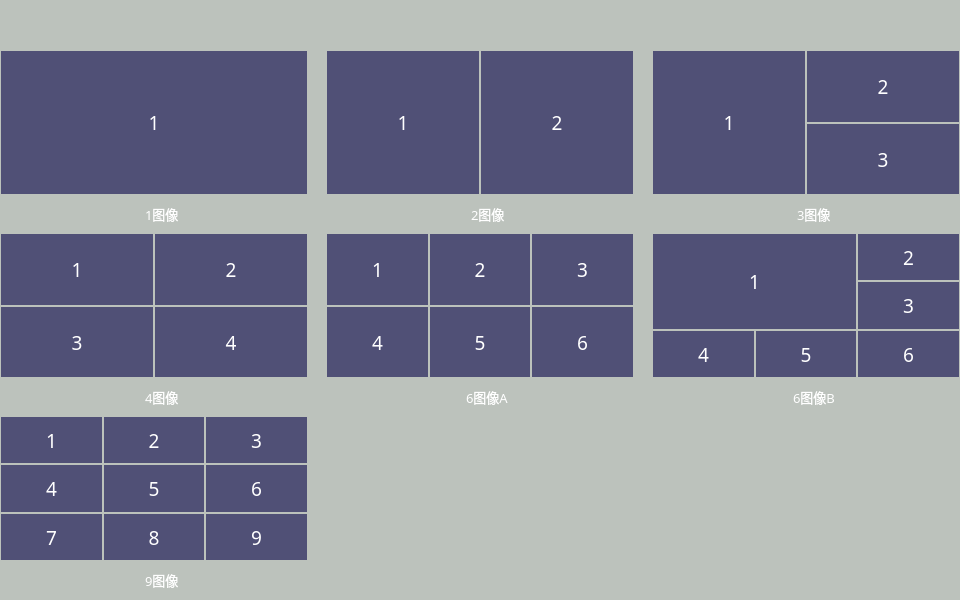
<?xml version="1.0" encoding="UTF-8"?>
<ui version="4.0">
 <class>FramImageLayoutClass</class>
 <widget class="QDialog" name="FramImageLayoutClass">
  <property name="geometry">
   <rect>
    <x>0</x>
    <y>0</y>
    <width>960</width>
    <height>600</height>
   </rect>
  </property>
  <property name="sizePolicy">
   <sizepolicy hsizetype="Fixed" vsizetype="Fixed">
    <horstretch>0</horstretch>
    <verstretch>0</verstretch>
   </sizepolicy>
  </property>
  <property name="minimumSize">
   <size>
    <width>960</width>
    <height>600</height>
   </size>
  </property>
  <property name="maximumSize">
   <size>
    <width>960</width>
    <height>600</height>
   </size>
  </property>
  <property name="windowTitle">
   <string>图像布局</string>
  </property>
  <property name="styleSheet">
   <string notr="true">background-color: #bcc2bc;</string>
  </property>
  <layout class="QVBoxLayout" name="verticalLayout">
   <property name="leftMargin">
    <number>1</number>
   </property>
   <property name="topMargin">
    <number>1</number>
   </property>
   <property name="rightMargin">
    <number>1</number>
   </property>
   <property name="bottomMargin">
    <number>7</number>
   </property>
   <item>
    <spacer name="verticalSpacer">
     <property name="orientation">
      <enum>Qt::Vertical</enum>
     </property>
     <property name="sizeType">
      <enum>QSizePolicy::Fixed</enum>
     </property>
     <property name="sizeHint" stdset="0">
      <size>
       <width>20</width>
       <height>50</height>
      </size>
     </property>
    </spacer>
   </item>
   <item>
    <layout class="QGridLayout" name="gridLayout" rowstretch="26,7,26,7,26,7">
     <property name="horizontalSpacing">
      <number>20</number>
     </property>
     <property name="verticalSpacing">
      <number>7</number>
     </property>
     <item row="3" column="2">
      <layout class="QHBoxLayout" name="horizontalLayout_7">
       <item>
        <spacer name="horizontalSpacer_12">
         <property name="orientation">
          <enum>Qt::Horizontal</enum>
         </property>
         <property name="sizeHint" stdset="0">
          <size>
           <width>40</width>
           <height>20</height>
          </size>
         </property>
        </spacer>
       </item>
       <item>
        <widget class="QRadioButton" name="radioImage6B">
         <property name="font">
          <font>
           <family>微软雅黑</family>
           <pointsize>10</pointsize>
          </font>
         </property>
         <property name="styleSheet">
          <string notr="true">background: transparent;
color: rgb(255, 255, 255);</string>
         </property>
         <property name="text">
          <string>6图像B</string>
         </property>
        </widget>
       </item>
       <item>
        <spacer name="horizontalSpacer_13">
         <property name="orientation">
          <enum>Qt::Horizontal</enum>
         </property>
         <property name="sizeHint" stdset="0">
          <size>
           <width>40</width>
           <height>20</height>
          </size>
         </property>
        </spacer>
       </item>
      </layout>
     </item>
     <item row="0" column="0">
      <layout class="QGridLayout" name="gridLayout_3">
       <property name="spacing">
        <number>2</number>
       </property>
       <item row="0" column="0">
        <widget class="QLabel" name="label_2">
         <property name="font">
          <font>
           <family>微软雅黑</family>
           <pointsize>14</pointsize>
          </font>
         </property>
         <property name="styleSheet">
          <string notr="true">color: rgb(255, 255, 255);
background-color: rgba(78, 78, 116, 250);</string>
         </property>
         <property name="text">
          <string>1</string>
         </property>
         <property name="alignment">
          <set>Qt::AlignCenter</set>
         </property>
        </widget>
       </item>
      </layout>
     </item>
     <item row="1" column="2">
      <layout class="QHBoxLayout" name="horizontalLayout_4">
       <item>
        <spacer name="horizontalSpacer_6">
         <property name="orientation">
          <enum>Qt::Horizontal</enum>
         </property>
         <property name="sizeHint" stdset="0">
          <size>
           <width>40</width>
           <height>20</height>
          </size>
         </property>
        </spacer>
       </item>
       <item>
        <widget class="QRadioButton" name="radioImage3">
         <property name="font">
          <font>
           <family>微软雅黑</family>
           <pointsize>10</pointsize>
          </font>
         </property>
         <property name="styleSheet">
          <string notr="true">background: transparent;
color: rgb(255, 255, 255);</string>
         </property>
         <property name="text">
          <string>3图像</string>
         </property>
        </widget>
       </item>
       <item>
        <spacer name="horizontalSpacer_7">
         <property name="orientation">
          <enum>Qt::Horizontal</enum>
         </property>
         <property name="sizeHint" stdset="0">
          <size>
           <width>40</width>
           <height>20</height>
          </size>
         </property>
        </spacer>
       </item>
      </layout>
     </item>
     <item row="0" column="1">
      <layout class="QGridLayout" name="gridLayout_4">
       <property name="spacing">
        <number>2</number>
       </property>
       <item row="0" column="1">
        <widget class="QLabel" name="label_4">
         <property name="font">
          <font>
           <family>微软雅黑</family>
           <pointsize>14</pointsize>
          </font>
         </property>
         <property name="styleSheet">
          <string notr="true">color: rgb(255, 255, 255);
background-color: rgba(78, 78, 116, 250);</string>
         </property>
         <property name="text">
          <string>2</string>
         </property>
         <property name="alignment">
          <set>Qt::AlignCenter</set>
         </property>
        </widget>
       </item>
       <item row="0" column="0">
        <widget class="QLabel" name="label_3">
         <property name="font">
          <font>
           <family>微软雅黑</family>
           <pointsize>14</pointsize>
          </font>
         </property>
         <property name="styleSheet">
          <string notr="true">color: rgb(255, 255, 255);
background-color: rgba(78, 78, 116, 250);</string>
         </property>
         <property name="text">
          <string>1</string>
         </property>
         <property name="alignment">
          <set>Qt::AlignCenter</set>
         </property>
        </widget>
       </item>
      </layout>
     </item>
     <item row="1" column="1">
      <layout class="QHBoxLayout" name="horizontalLayout_3">
       <item>
        <spacer name="horizontalSpacer_4">
         <property name="orientation">
          <enum>Qt::Horizontal</enum>
         </property>
         <property name="sizeHint" stdset="0">
          <size>
           <width>40</width>
           <height>20</height>
          </size>
         </property>
        </spacer>
       </item>
       <item>
        <widget class="QRadioButton" name="radioImage2">
         <property name="font">
          <font>
           <family>微软雅黑</family>
           <pointsize>10</pointsize>
          </font>
         </property>
         <property name="styleSheet">
          <string notr="true">background: transparent;
color: rgb(255, 255, 255);</string>
         </property>
         <property name="text">
          <string>2图像</string>
         </property>
        </widget>
       </item>
       <item>
        <spacer name="horizontalSpacer_5">
         <property name="orientation">
          <enum>Qt::Horizontal</enum>
         </property>
         <property name="sizeHint" stdset="0">
          <size>
           <width>40</width>
           <height>20</height>
          </size>
         </property>
        </spacer>
       </item>
      </layout>
     </item>
     <item row="1" column="0">
      <layout class="QHBoxLayout" name="horizontalLayout_2">
       <item>
        <spacer name="horizontalSpacer_3">
         <property name="orientation">
          <enum>Qt::Horizontal</enum>
         </property>
         <property name="sizeHint" stdset="0">
          <size>
           <width>40</width>
           <height>20</height>
          </size>
         </property>
        </spacer>
       </item>
       <item>
        <widget class="QRadioButton" name="radioImage1">
         <property name="font">
          <font>
           <family>微软雅黑</family>
           <pointsize>10</pointsize>
          </font>
         </property>
         <property name="styleSheet">
          <string notr="true">background: transparent;
color: rgb(255, 255, 255);</string>
         </property>
         <property name="text">
          <string>1图像</string>
         </property>
         <property name="checked">
          <bool>false</bool>
         </property>
        </widget>
       </item>
       <item>
        <spacer name="horizontalSpacer_2">
         <property name="orientation">
          <enum>Qt::Horizontal</enum>
         </property>
         <property name="sizeHint" stdset="0">
          <size>
           <width>40</width>
           <height>20</height>
          </size>
         </property>
        </spacer>
       </item>
      </layout>
     </item>
     <item row="2" column="0">
      <layout class="QGridLayout" name="gridLayout_2">
       <property name="spacing">
        <number>2</number>
       </property>
       <item row="0" column="0">
        <widget class="QLabel" name="label">
         <property name="font">
          <font>
           <family>微软雅黑</family>
           <pointsize>14</pointsize>
          </font>
         </property>
         <property name="styleSheet">
          <string notr="true">color: rgb(255, 255, 255);
background-color: rgba(78, 78, 116, 250);</string>
         </property>
         <property name="text">
          <string>1</string>
         </property>
         <property name="alignment">
          <set>Qt::AlignCenter</set>
         </property>
        </widget>
       </item>
       <item row="0" column="1">
        <widget class="QLabel" name="label_8">
         <property name="font">
          <font>
           <family>微软雅黑</family>
           <pointsize>14</pointsize>
          </font>
         </property>
         <property name="styleSheet">
          <string notr="true">color: rgb(255, 255, 255);
background-color: rgba(78, 78, 116, 250);</string>
         </property>
         <property name="text">
          <string>2</string>
         </property>
         <property name="alignment">
          <set>Qt::AlignCenter</set>
         </property>
        </widget>
       </item>
       <item row="1" column="0">
        <widget class="QLabel" name="label_9">
         <property name="font">
          <font>
           <family>微软雅黑</family>
           <pointsize>14</pointsize>
          </font>
         </property>
         <property name="styleSheet">
          <string notr="true">color: rgb(255, 255, 255);
background-color: rgba(78, 78, 116, 250);</string>
         </property>
         <property name="text">
          <string>3</string>
         </property>
         <property name="alignment">
          <set>Qt::AlignCenter</set>
         </property>
        </widget>
       </item>
       <item row="1" column="1">
        <widget class="QLabel" name="label_10">
         <property name="font">
          <font>
           <family>微软雅黑</family>
           <pointsize>14</pointsize>
          </font>
         </property>
         <property name="styleSheet">
          <string notr="true">color: rgb(255, 255, 255);
background-color: rgba(78, 78, 116, 250);</string>
         </property>
         <property name="text">
          <string>4</string>
         </property>
         <property name="alignment">
          <set>Qt::AlignCenter</set>
         </property>
        </widget>
       </item>
      </layout>
     </item>
     <item row="0" column="2">
      <layout class="QGridLayout" name="gridLayout_6">
       <property name="spacing">
        <number>2</number>
       </property>
       <item row="0" column="1">
        <widget class="QLabel" name="label_6">
         <property name="font">
          <font>
           <family>微软雅黑</family>
           <pointsize>14</pointsize>
          </font>
         </property>
         <property name="styleSheet">
          <string notr="true">color: rgb(255, 255, 255);
background-color: rgba(78, 78, 116, 250);</string>
         </property>
         <property name="text">
          <string>2</string>
         </property>
         <property name="alignment">
          <set>Qt::AlignCenter</set>
         </property>
        </widget>
       </item>
       <item row="1" column="1">
        <widget class="QLabel" name="label_7">
         <property name="font">
          <font>
           <family>微软雅黑</family>
           <pointsize>14</pointsize>
          </font>
         </property>
         <property name="styleSheet">
          <string notr="true">color: rgb(255, 255, 255);
background-color: rgba(78, 78, 116, 250);</string>
         </property>
         <property name="text">
          <string>3</string>
         </property>
         <property name="alignment">
          <set>Qt::AlignCenter</set>
         </property>
        </widget>
       </item>
       <item row="0" column="0" rowspan="2">
        <widget class="QLabel" name="label_5">
         <property name="font">
          <font>
           <family>微软雅黑</family>
           <pointsize>14</pointsize>
          </font>
         </property>
         <property name="styleSheet">
          <string notr="true">color: rgb(255, 255, 255);
background-color: rgba(78, 78, 116, 250);</string>
         </property>
         <property name="text">
          <string>1</string>
         </property>
         <property name="alignment">
          <set>Qt::AlignCenter</set>
         </property>
        </widget>
       </item>
      </layout>
     </item>
     <item row="2" column="1">
      <layout class="QGridLayout" name="gridLayout_5">
       <property name="spacing">
        <number>2</number>
       </property>
       <item row="0" column="1">
        <widget class="QLabel" name="label_12">
         <property name="font">
          <font>
           <family>微软雅黑</family>
           <pointsize>14</pointsize>
          </font>
         </property>
         <property name="styleSheet">
          <string notr="true">color: rgb(255, 255, 255);
background-color: rgba(78, 78, 116, 250);</string>
         </property>
         <property name="text">
          <string>2</string>
         </property>
         <property name="alignment">
          <set>Qt::AlignCenter</set>
         </property>
        </widget>
       </item>
       <item row="0" column="0">
        <widget class="QLabel" name="label_11">
         <property name="font">
          <font>
           <family>微软雅黑</family>
           <pointsize>14</pointsize>
          </font>
         </property>
         <property name="styleSheet">
          <string notr="true">color: rgb(255, 255, 255);
background-color: rgba(78, 78, 116, 250);</string>
         </property>
         <property name="text">
          <string>1</string>
         </property>
         <property name="alignment">
          <set>Qt::AlignCenter</set>
         </property>
        </widget>
       </item>
       <item row="0" column="2">
        <widget class="QLabel" name="label_13">
         <property name="font">
          <font>
           <family>微软雅黑</family>
           <pointsize>14</pointsize>
          </font>
         </property>
         <property name="styleSheet">
          <string notr="true">color: rgb(255, 255, 255);
background-color: rgba(78, 78, 116, 250);</string>
         </property>
         <property name="text">
          <string>3</string>
         </property>
         <property name="alignment">
          <set>Qt::AlignCenter</set>
         </property>
        </widget>
       </item>
       <item row="1" column="0">
        <widget class="QLabel" name="label_14">
         <property name="font">
          <font>
           <family>微软雅黑</family>
           <pointsize>14</pointsize>
          </font>
         </property>
         <property name="styleSheet">
          <string notr="true">color: rgb(255, 255, 255);
background-color: rgba(78, 78, 116, 250);</string>
         </property>
         <property name="text">
          <string>4</string>
         </property>
         <property name="alignment">
          <set>Qt::AlignCenter</set>
         </property>
        </widget>
       </item>
       <item row="1" column="1">
        <widget class="QLabel" name="label_15">
         <property name="font">
          <font>
           <family>微软雅黑</family>
           <pointsize>14</pointsize>
          </font>
         </property>
         <property name="styleSheet">
          <string notr="true">color: rgb(255, 255, 255);
background-color: rgba(78, 78, 116, 250);</string>
         </property>
         <property name="text">
          <string>5</string>
         </property>
         <property name="alignment">
          <set>Qt::AlignCenter</set>
         </property>
        </widget>
       </item>
       <item row="1" column="2">
        <widget class="QLabel" name="label_16">
         <property name="font">
          <font>
           <family>微软雅黑</family>
           <pointsize>14</pointsize>
          </font>
         </property>
         <property name="styleSheet">
          <string notr="true">color: rgb(255, 255, 255);
background-color: rgba(78, 78, 116, 250);</string>
         </property>
         <property name="text">
          <string>6</string>
         </property>
         <property name="alignment">
          <set>Qt::AlignCenter</set>
         </property>
        </widget>
       </item>
      </layout>
     </item>
     <item row="3" column="1">
      <layout class="QHBoxLayout" name="horizontalLayout_6">
       <item>
        <spacer name="horizontalSpacer_10">
         <property name="orientation">
          <enum>Qt::Horizontal</enum>
         </property>
         <property name="sizeHint" stdset="0">
          <size>
           <width>40</width>
           <height>20</height>
          </size>
         </property>
        </spacer>
       </item>
       <item>
        <widget class="QRadioButton" name="radioImage6A">
         <property name="font">
          <font>
           <family>微软雅黑</family>
           <pointsize>10</pointsize>
          </font>
         </property>
         <property name="styleSheet">
          <string notr="true">background: transparent;
color: rgb(255, 255, 255);</string>
         </property>
         <property name="text">
          <string>6图像A</string>
         </property>
        </widget>
       </item>
       <item>
        <spacer name="horizontalSpacer_11">
         <property name="orientation">
          <enum>Qt::Horizontal</enum>
         </property>
         <property name="sizeHint" stdset="0">
          <size>
           <width>40</width>
           <height>20</height>
          </size>
         </property>
        </spacer>
       </item>
      </layout>
     </item>
     <item row="5" column="0">
      <layout class="QHBoxLayout" name="horizontalLayout_8">
       <item>
        <spacer name="horizontalSpacer_14">
         <property name="orientation">
          <enum>Qt::Horizontal</enum>
         </property>
         <property name="sizeHint" stdset="0">
          <size>
           <width>40</width>
           <height>20</height>
          </size>
         </property>
        </spacer>
       </item>
       <item>
        <widget class="QRadioButton" name="radioImage9">
         <property name="font">
          <font>
           <family>微软雅黑</family>
           <pointsize>10</pointsize>
          </font>
         </property>
         <property name="styleSheet">
          <string notr="true">background: transparent;
color: rgb(255, 255, 255);</string>
         </property>
         <property name="text">
          <string>9图像</string>
         </property>
        </widget>
       </item>
       <item>
        <spacer name="horizontalSpacer_15">
         <property name="orientation">
          <enum>Qt::Horizontal</enum>
         </property>
         <property name="sizeHint" stdset="0">
          <size>
           <width>40</width>
           <height>20</height>
          </size>
         </property>
        </spacer>
       </item>
      </layout>
     </item>
     <item row="4" column="0">
      <layout class="QGridLayout" name="gridLayout_8">
       <property name="spacing">
        <number>2</number>
       </property>
       <item row="1" column="0">
        <widget class="QLabel" name="label_24">
         <property name="font">
          <font>
           <family>微软雅黑</family>
           <pointsize>14</pointsize>
          </font>
         </property>
         <property name="styleSheet">
          <string notr="true">color: rgb(255, 255, 255);
background-color: rgba(78, 78, 116, 250);</string>
         </property>
         <property name="text">
          <string>4</string>
         </property>
         <property name="alignment">
          <set>Qt::AlignCenter</set>
         </property>
        </widget>
       </item>
       <item row="0" column="1">
        <widget class="QLabel" name="label_26">
         <property name="font">
          <font>
           <family>微软雅黑</family>
           <pointsize>14</pointsize>
          </font>
         </property>
         <property name="styleSheet">
          <string notr="true">color: rgb(255, 255, 255);
background-color: rgba(78, 78, 116, 250);</string>
         </property>
         <property name="text">
          <string>2</string>
         </property>
         <property name="alignment">
          <set>Qt::AlignCenter</set>
         </property>
        </widget>
       </item>
       <item row="2" column="1">
        <widget class="QLabel" name="label_28">
         <property name="font">
          <font>
           <family>微软雅黑</family>
           <pointsize>14</pointsize>
          </font>
         </property>
         <property name="styleSheet">
          <string notr="true">color: rgb(255, 255, 255);
background-color: rgba(78, 78, 116, 250);</string>
         </property>
         <property name="text">
          <string>8</string>
         </property>
         <property name="alignment">
          <set>Qt::AlignCenter</set>
         </property>
        </widget>
       </item>
       <item row="0" column="0">
        <widget class="QLabel" name="label_23">
         <property name="font">
          <font>
           <family>微软雅黑</family>
           <pointsize>14</pointsize>
          </font>
         </property>
         <property name="styleSheet">
          <string notr="true">color: rgb(255, 255, 255);
background-color: rgba(78, 78, 116, 250);</string>
         </property>
         <property name="text">
          <string>1</string>
         </property>
         <property name="alignment">
          <set>Qt::AlignCenter</set>
         </property>
        </widget>
       </item>
       <item row="1" column="1">
        <widget class="QLabel" name="label_27">
         <property name="font">
          <font>
           <family>微软雅黑</family>
           <pointsize>14</pointsize>
          </font>
         </property>
         <property name="styleSheet">
          <string notr="true">color: rgb(255, 255, 255);
background-color: rgba(78, 78, 116, 250);</string>
         </property>
         <property name="text">
          <string>5</string>
         </property>
         <property name="alignment">
          <set>Qt::AlignCenter</set>
         </property>
        </widget>
       </item>
       <item row="2" column="0">
        <widget class="QLabel" name="label_25">
         <property name="font">
          <font>
           <family>微软雅黑</family>
           <pointsize>14</pointsize>
          </font>
         </property>
         <property name="styleSheet">
          <string notr="true">color: rgb(255, 255, 255);
background-color: rgba(78, 78, 116, 250);</string>
         </property>
         <property name="text">
          <string>7</string>
         </property>
         <property name="alignment">
          <set>Qt::AlignCenter</set>
         </property>
        </widget>
       </item>
       <item row="0" column="2">
        <widget class="QLabel" name="label_29">
         <property name="font">
          <font>
           <family>微软雅黑</family>
           <pointsize>14</pointsize>
          </font>
         </property>
         <property name="styleSheet">
          <string notr="true">color: rgb(255, 255, 255);
background-color: rgba(78, 78, 116, 250);</string>
         </property>
         <property name="text">
          <string>3</string>
         </property>
         <property name="alignment">
          <set>Qt::AlignCenter</set>
         </property>
        </widget>
       </item>
       <item row="1" column="2">
        <widget class="QLabel" name="label_30">
         <property name="font">
          <font>
           <family>微软雅黑</family>
           <pointsize>14</pointsize>
          </font>
         </property>
         <property name="styleSheet">
          <string notr="true">color: rgb(255, 255, 255);
background-color: rgba(78, 78, 116, 250);</string>
         </property>
         <property name="text">
          <string>6</string>
         </property>
         <property name="alignment">
          <set>Qt::AlignCenter</set>
         </property>
        </widget>
       </item>
       <item row="2" column="2">
        <widget class="QLabel" name="label_31">
         <property name="font">
          <font>
           <family>微软雅黑</family>
           <pointsize>14</pointsize>
          </font>
         </property>
         <property name="styleSheet">
          <string notr="true">color: rgb(255, 255, 255);
background-color: rgba(78, 78, 116, 250);</string>
         </property>
         <property name="text">
          <string>9</string>
         </property>
         <property name="alignment">
          <set>Qt::AlignCenter</set>
         </property>
        </widget>
       </item>
      </layout>
     </item>
     <item row="3" column="0">
      <layout class="QHBoxLayout" name="horizontalLayout_5">
       <item>
        <spacer name="horizontalSpacer_8">
         <property name="orientation">
          <enum>Qt::Horizontal</enum>
         </property>
         <property name="sizeHint" stdset="0">
          <size>
           <width>40</width>
           <height>20</height>
          </size>
         </property>
        </spacer>
       </item>
       <item>
        <widget class="QRadioButton" name="radioImage4">
         <property name="font">
          <font>
           <family>微软雅黑</family>
           <pointsize>10</pointsize>
          </font>
         </property>
         <property name="styleSheet">
          <string notr="true">background: transparent;
color: rgb(255, 255, 255);</string>
         </property>
         <property name="text">
          <string>4图像</string>
         </property>
        </widget>
       </item>
       <item>
        <spacer name="horizontalSpacer_9">
         <property name="orientation">
          <enum>Qt::Horizontal</enum>
         </property>
         <property name="sizeHint" stdset="0">
          <size>
           <width>40</width>
           <height>20</height>
          </size>
         </property>
        </spacer>
       </item>
      </layout>
     </item>
     <item row="2" column="2">
      <layout class="QGridLayout" name="gridLayout_7">
       <property name="spacing">
        <number>2</number>
       </property>
       <item row="2" column="0">
        <widget class="QLabel" name="label_22">
         <property name="font">
          <font>
           <family>微软雅黑</family>
           <pointsize>14</pointsize>
          </font>
         </property>
         <property name="styleSheet">
          <string notr="true">color: rgb(255, 255, 255);
background-color: rgba(78, 78, 116, 250);</string>
         </property>
         <property name="text">
          <string>4</string>
         </property>
         <property name="alignment">
          <set>Qt::AlignCenter</set>
         </property>
        </widget>
       </item>
       <item row="2" column="2">
        <widget class="QLabel" name="label_21">
         <property name="font">
          <font>
           <family>微软雅黑</family>
           <pointsize>14</pointsize>
          </font>
         </property>
         <property name="styleSheet">
          <string notr="true">color: rgb(255, 255, 255);
background-color: rgba(78, 78, 116, 250);</string>
         </property>
         <property name="text">
          <string>6</string>
         </property>
         <property name="alignment">
          <set>Qt::AlignCenter</set>
         </property>
        </widget>
       </item>
       <item row="0" column="2">
        <widget class="QLabel" name="label_19">
         <property name="font">
          <font>
           <family>微软雅黑</family>
           <pointsize>14</pointsize>
          </font>
         </property>
         <property name="styleSheet">
          <string notr="true">color: rgb(255, 255, 255);
background-color: rgba(78, 78, 116, 250);</string>
         </property>
         <property name="text">
          <string>2</string>
         </property>
         <property name="alignment">
          <set>Qt::AlignCenter</set>
         </property>
        </widget>
       </item>
       <item row="1" column="2">
        <widget class="QLabel" name="label_20">
         <property name="font">
          <font>
           <family>微软雅黑</family>
           <pointsize>14</pointsize>
          </font>
         </property>
         <property name="styleSheet">
          <string notr="true">color: rgb(255, 255, 255);
background-color: rgba(78, 78, 116, 250);</string>
         </property>
         <property name="text">
          <string>3</string>
         </property>
         <property name="alignment">
          <set>Qt::AlignCenter</set>
         </property>
        </widget>
       </item>
       <item row="2" column="1">
        <widget class="QLabel" name="label_18">
         <property name="font">
          <font>
           <family>微软雅黑</family>
           <pointsize>14</pointsize>
          </font>
         </property>
         <property name="styleSheet">
          <string notr="true">color: rgb(255, 255, 255);
background-color: rgba(78, 78, 116, 250);</string>
         </property>
         <property name="text">
          <string>5</string>
         </property>
         <property name="alignment">
          <set>Qt::AlignCenter</set>
         </property>
        </widget>
       </item>
       <item row="0" column="0" rowspan="2" colspan="2">
        <widget class="QLabel" name="label_17">
         <property name="font">
          <font>
           <family>微软雅黑</family>
           <pointsize>14</pointsize>
          </font>
         </property>
         <property name="styleSheet">
          <string notr="true">color: rgb(255, 255, 255);
background-color: rgba(78, 78, 116, 250);</string>
         </property>
         <property name="text">
          <string>1</string>
         </property>
         <property name="alignment">
          <set>Qt::AlignCenter</set>
         </property>
        </widget>
       </item>
      </layout>
     </item>
     <item row="5" column="2">
      <layout class="QHBoxLayout" name="horizontalLayout"/>
     </item>
    </layout>
   </item>
  </layout>
 </widget>
 <layoutdefault spacing="6" margin="11"/>
 <resources>
  <include location="res.qrc"/>
 </resources>
 <connections/>
</ui>
